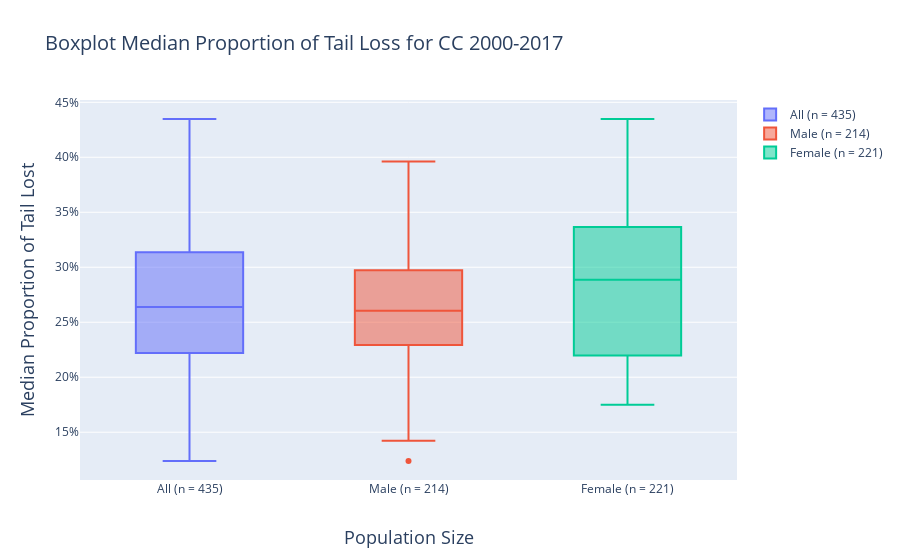

Here is the notebook cell this chart was saved with:
### Markdown cell above
# resume
[TOC](#Table-of-Contents)

### Code cell
male = go.Box(y=dfYearlyEst.loc[(dfYearlyEst.autotomized)&(dfYearlyEst.sex=='m')]['50%'],
                  name = 'Male (n = {:.0f})'\
              .format(dfYearlyEst.loc[(dfYearlyEst.autotomized)&(dfYearlyEst.sex=='m')]['count'].sum()))
female = go.Box(y=dfYearlyEst.loc[(dfYearlyEst.autotomized)&(dfYearlyEst.sex=='f')]['50%'],
                    name = 'Female (n = {:.0f})'\
              .format(dfYearlyEst.loc[(dfYearlyEst.autotomized)&(dfYearlyEst.sex=='f')]['count'].sum()))
All = go.Box(y=dfYearlyEst.loc[(dfYearlyEst.autotomized)]['50%'],
                    name = 'All (n = {:.0f})'\
              .format(dfYearlyEst.loc[(dfYearlyEst.autotomized)]['count'].sum()))
data = [All,male,female,]
layout = go.Layout(
    title = 'Boxplot Median Proportion of Tail Loss for CC 2000-2017',
    titlefont = dict(
        size = 20),
    xaxis = dict(
        dtick = 1,
        title = 'Population Size',
        titlefont = dict(
            size = 18)),
    yaxis = dict(
        title = 'Median Proportion of Tail Lost',
        tickformat = ".0%",
        titlefont = dict(
            size = 18)))

fig = go.Figure(
        data = data,
        layout = layout)
iplot(fig, filename = 'Boxplot Median Proportion of Tail Loss for CC 2000-2017.html')
plot(fig, filename = 'Boxplot Median Proportion of Tail Loss for CC 2000-2017.html')

### Figure 1 — Plotly figure (JSON) as saved in the notebook; plotly's stock layout.template omitted (floating-point values rounded to 4 significant figures)
{"data": [{"name": "All (n = 435)", "type": "box", "y": [0.2156, 0.2241, 0.3022, 0.2633, 0.1947, 0.2972, 0.261, 0.2293, 0.1753, 0.2574, 0.2922, 0.2343, 0.2849, 0.3464, 0.175, 0.3284, 0.3366, 0.2825, 0.3522, 0.2483, 0.3078, 0.1238, 0.2273, 0.2646, 0.2197, 0.3962, 0.4006, 0.1423, 0.3197, 0.2556, 0.4348, 0.19, 0.362, 0.3012, 0.22, 0.2913]}, {"name": "Male (n = 214)", "type": "box", "y": [0.2241, 0.2633, 0.2972, 0.2293, 0.2574, 0.2343, 0.3464, 0.3284, 0.2825, 0.2483, 0.1238, 0.2646, 0.3962, 0.1423, 0.2556, 0.19, 0.3012, 0.2913]}, {"name": "Female (n = 221)", "type": "box", "y": [0.2156, 0.3022, 0.1947, 0.261, 0.1753, 0.2922, 0.2849, 0.175, 0.3366, 0.3522, 0.3078, 0.2273, 0.2197, 0.4006, 0.3197, 0.4348, 0.362, 0.22]}], "layout": {"title": {"font": {"size": 20}, "text": "Boxplot Median Proportion of Tail Loss for CC 2000-2017"}, "xaxis": {"dtick": 1, "title": {"font": {"size": 18}, "text": "Population Size"}}, "yaxis": {"tickformat": ".0%", "title": {"font": {"size": 18}, "text": "Median Proportion of Tail Lost"}}}}
